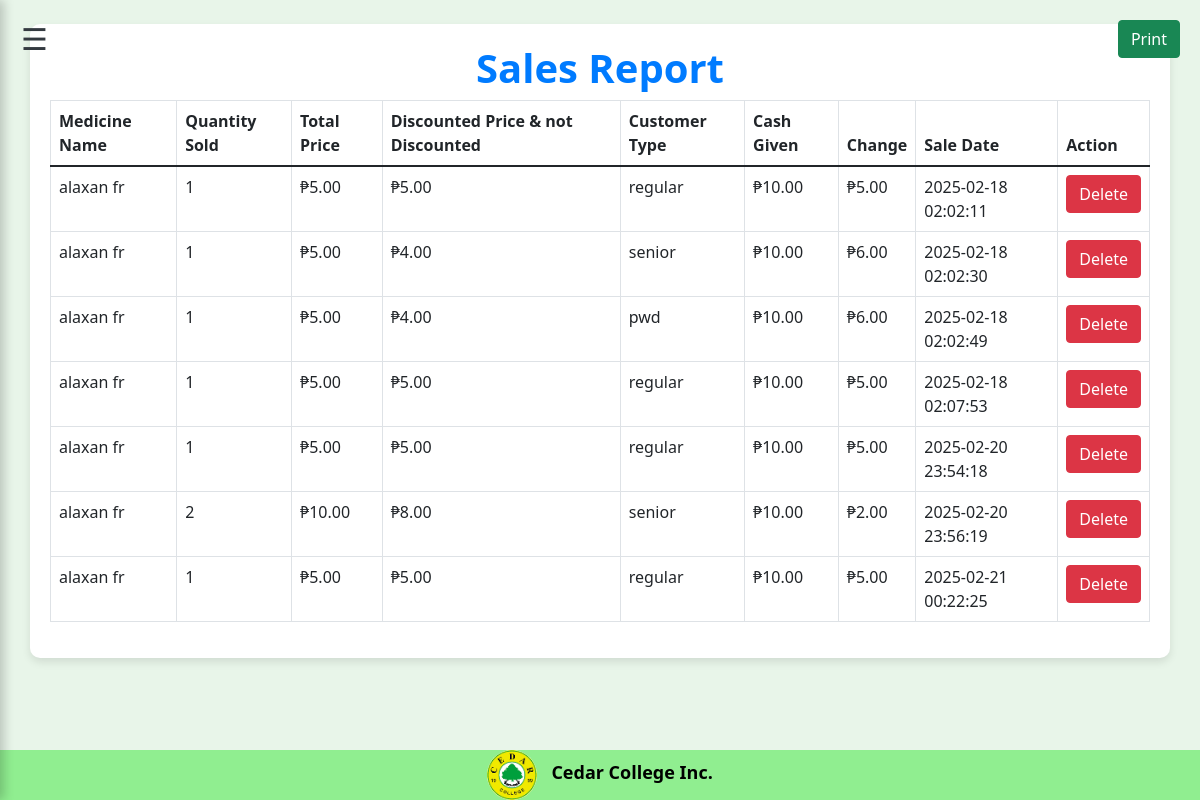
The app's page /view_sales with its own data.
### tables this page shows
CREATE TABLE sales (
        id INTEGER PRIMARY KEY AUTOINCREMENT,
        medicine_name TEXT NOT NULL,
        quantity_sold INTEGER NOT NULL,
        total_price REAL NOT NULL,
        discounted_price REAL NOT NULL,
        customer_type TEXT NOT NULL,
        cash_given REAL NOT NULL,
        change_amount REAL NOT NULL,
        sale_date DATETIME NOT NULL DEFAULT CURRENT_TIMESTAMP
    , user_id INTEGER);

### Back-end/app.py (the view)
@app.route('/view_sales')
def view_sales():
    conn = get_db_connection()
    cursor = conn.cursor()
    cursor.execute("SELECT * FROM sales")
    sales = cursor.fetchall()
    conn.close()
    return render_template("view_sales.html", sales=sales)

### Back-end/app.py (called while the page is built)
def get_db_connection():
    conn = sqlite3.connect(DATABASE)
    conn.row_factory = sqlite3.Row
    return conn

### Front-end/templates/view_sales.html (shortened to what this page needs)
<!DOCTYPE html>
<html lang="en">
<head>
    <link href="https://cdn.jsdelivr.net/npm/bootstrap@5.1.3/dist/css/bootstrap.min.css" rel="stylesheet">
</head>
<body>
    <button class="menu-btn" onclick="toggleSidebar()">☰</button>
    <button class="btn btn-success print-btn" onclick="window.print()">Print</button>
    <div class="container mt-4">
        <h1 class="text-center">Sales Report</h1>
        <table class="table table-bordered">
            <thead>
                <tr>
                    <th>Medicine Name</th>
                    <th>Quantity Sold</th>
                    <th>Total Price</th>
                    <th>Discounted Price & not Discounted</th>
                    <th>Customer Type</th>
                    <th>Cash Given</th>
                    <th>Change</th>
                    <th>Sale Date</th>
                    <th>Action</th>
                </tr>
            </thead>
            <tbody>
                {% for sale in sales %}
                <tr>
                    <td>{{ sale[1] }}</td>
                    <td>{{ sale[2] }}</td>
                    <td>₱{{ "%.2f"|format(sale[3]) }}</td>
                    <td>₱{{ "%.2f"|format(sale[4]) }}</td>
                    <td>{{ sale[5] }}</td>
                    <td>₱{{ "%.2f"|format(sale[6]) }}</td>
                    <td>₱{{ "%.2f"|format(sale[7]) }}</td>
                    <td>{{ sale[8] }}</td>
                    <td>
                        <form action="{{ url_for('delete_sale', sale_id=sale[0]) }}" method="POST"
                            onsubmit="return confirm('Are you sure you want to delete this sale?')">
                            <button type="submit" class="btn btn-danger">Delete</button>
                        </form>
                    </td>
                </tr>
                {% endfor %}
            </tbody>
        </table>
    </div>
    <div class="footer">
        <img src="{{ url_for('static', filename='cedarLOGO.png') }}" alt="Cedar College Logo">
        <span class="footer-text">Cedar College Inc.</span>
    </div>
</body>
</html>

### Front-end/templates/view_sales.html (style rules this page uses)
body { background-color: #e8f5e9; }
.container { background: white; padding: 20px; border-radius: 10px; box-shadow: 0px 4px 8px rgba(0, 0, 0, 0.1); }
h1 { color: #007bff; font-weight: bold; }
.print-btn { position: absolute; top: 20px; right: 20px; }
.menu-btn { position: fixed; top: 15px; left: 15px; background: none; border: none; font-size: 30px; color: #343a40; cursor: pointer; z-index: 1001; }
.footer { background-color: lightgreen; text-align: center; padding: 0px; position: fixed; bottom: 0; width: 100%; font-weight: bold; margin-bottom: 0px; }
.footer img { height: 50px; margin-right: 10px; border-radius: 25px; }
.footer-text { font-weight: bold; font-size: 18px; color: black; }

### records on screen
sales: medicine_name "alaxan fr", quantity_sold "1", total_price "5.00", discounted_price "5.00", customer_type "regular", cash_given "10.00", change_amount "5.00", sale_date "2025-02-18 02:02:11"
sales: medicine_name "alaxan fr", quantity_sold "1", total_price "5.00", discounted_price "4.00", customer_type "senior", cash_given "10.00", change_amount "6.00", sale_date "2025-02-18 02:02:30"
sales: medicine_name "alaxan fr", quantity_sold "1", total_price "5.00", discounted_price "4.00", customer_type "pwd", cash_given "10.00", change_amount "6.00", sale_date "2025-02-18 02:02:49"
sales: medicine_name "alaxan fr", quantity_sold "1", total_price "5.00", discounted_price "5.00", customer_type "regular", cash_given "10.00", change_amount "5.00", sale_date "2025-02-18 02:07:53"
sales: medicine_name "alaxan fr", quantity_sold "1", total_price "5.00", discounted_price "5.00", customer_type "regular", cash_given "10.00", change_amount "5.00", sale_date "2025-02-20 23:54:18"
sales: medicine_name "alaxan fr", quantity_sold "2", total_price "10.00", discounted_price "8.00", customer_type "senior", cash_given "10.00", change_amount "2.00", sale_date "2025-02-20 23:56:19"
sales: medicine_name "alaxan fr", quantity_sold "1", total_price "5.00", discounted_price "5.00", customer_type "regular", cash_given "10.00", change_amount "5.00", sale_date "2025-02-21 00:22:25"
